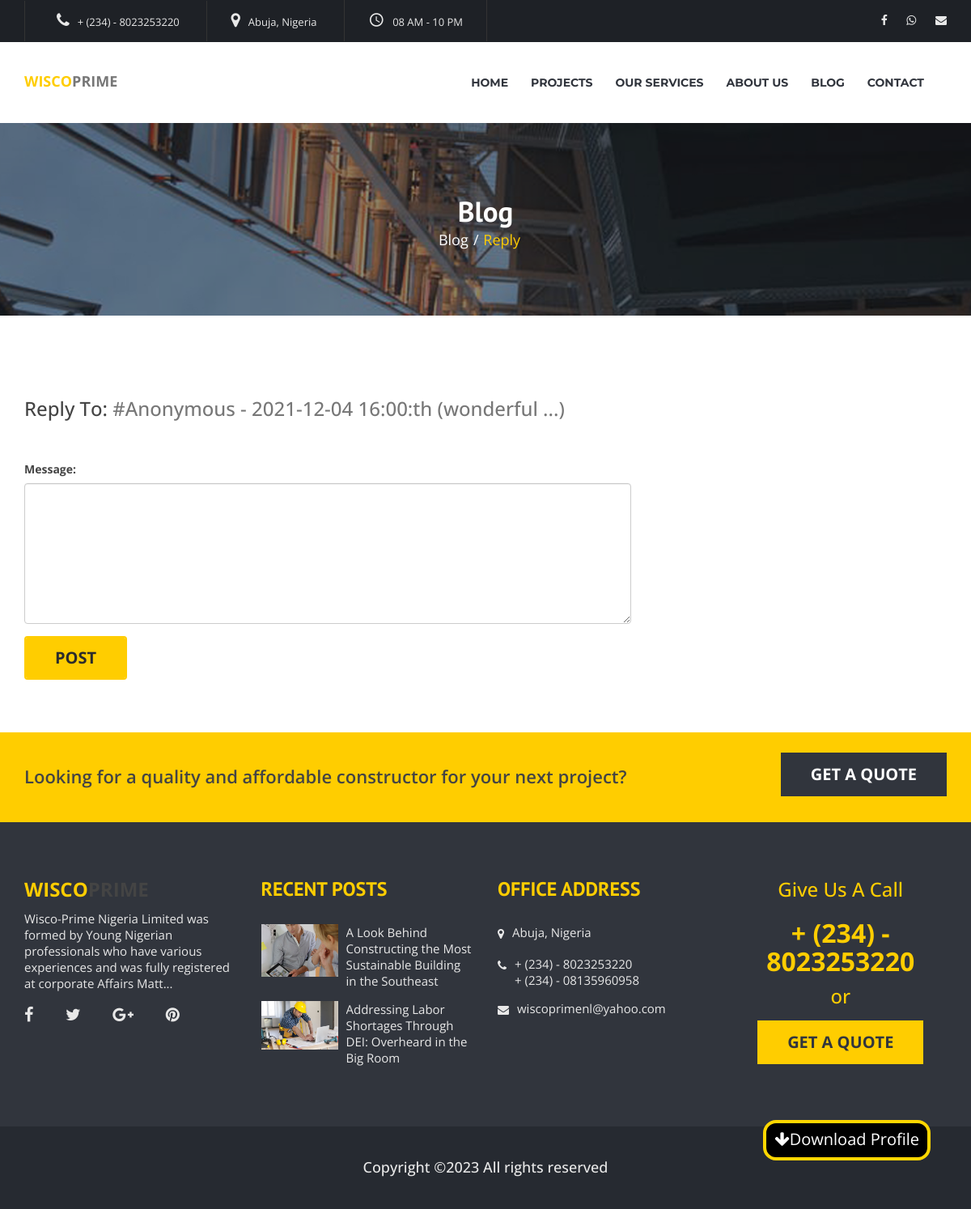
The app's page /blogpost/reply?m=6 with its own data.
### tables this page shows
CREATE TABLE `settings` (
  `id` int(11) UNSIGNED NOT NULL,
  `name` varchar(500) DEFAULT NULL,
  `value` text DEFAULT NULL
);

CREATE TABLE `blog_comments` (
  `id` int(11) UNSIGNED NOT NULL,
  `postid` int(11) NOT NULL,
  `author` int(11) DEFAULT NULL,
  `comment` text DEFAULT NULL,
  `date_posted` timestamp NOT NULL DEFAULT current_timestamp() ON UPDATE current_timestamp()
);

CREATE TABLE `blogposts` (
  `id` int(11) UNSIGNED NOT NULL,
  `title` varchar(500) NOT NULL DEFAULT '',
  `slug` varchar(500) DEFAULT NULL,
  `author` varchar(500) NOT NULL DEFAULT '',
  `cover` varchar(500) NOT NULL DEFAULT '',
  `thumb` varchar(500) DEFAULT NULL,
  `body` text DEFAULT NULL,
  `qoute` text DEFAULT NULL,
  `file` varchar(500) DEFAULT NULL,
  `tags` varchar(11) NOT NULL DEFAULT '',
  `views` int(11) NOT NULL DEFAULT 0,
  `date_posted` timestamp NOT NULL DEFAULT current_timestamp() ON UPDATE current_timestamp()
);

### core/func.basic.php (called while the page is built, shortened)
<?php
function connectDb() {
  global $db_user,$db_host,$db_pass, $database;
  $conn = mysqli_connect($db_host,$db_user,$db_pass,$database);
  return $conn;
}
function selectQuery($query, $options=null) {
  $result = mysqli_query(connectDb(), $query);
  if(!$options) {
      return $result;
  }
}
function getUserInfoById($userid, $info) {
    $query = selectQuery("SELECT * FROM members WHERE id = '$userid'");
    $row = mysqli_fetch_assoc($query);
    return $row[$info];
}

### blogpost/reply.php (the view, shortened to what this page needs)
<?php require_once "../core/init.php";
$query = selectQuery("SELECT * FROM blog_comments WHERE id = '{$_GET['m']}'");
while ($row=mysqli_fetch_assoc($query)) {
    $author = getUserInfoById($row['author'], "username") ?: 'Anonymous';
    $str = date_create($row['date_posted']);
    $date = $str->format("Y-m-d H:i:S");
    $message = substr($row['comment'], 0, 10).'...';
}
?>
<?php require_once "../includes/styles.php" ?>
<?php require_once "../includes/navbar.php" ?>
<section class="banner_area" style="background-image: url('<?php echo $GLOBALS['path'] ?>assets/img/banner/single-page-banner3.jpg')">
    <div class="container">
        <div class="banner_inner_text">
            <h4>Blog</h4>
            <ul>
                <li><a href="<?php echo $GLOBALS['path'] ?>blogpost">Blog</a></li>
                <li class="active"><a href="<?php echo $GLOBALS['path'] ?>blogpost">Reply</a></li>
            </ul>
        </div>
    </div>
</section>
<section class="reply_blog" style="padding: 50px 0px">
    <div class="container">
        <div class="alert alert-<?php echo isset($alert) ? $alert[0] : null ?>"><?php echo isset($alert) ? $alert[1] : null ?></div>
        <div class="row">
            <div class="col-md-12" style="margin-bottom: 50px">
                <h3>Reply To: <span class="text-muted"><?php echo "#$author - $date ($message)" ?></span></h3>
            </div>
            <div class="col-md-8">
                <form method="post" action="">
                    <div class="form-group">
                        <label for="">Message:</label>
                        <textarea required name="message" rows="8" class="form-control"></textarea>
                    </div>
                    <div class="form-group">
                        <button class="btn slider_btn" name="reply_btn" type="submit">POST</button>
                    </div>
                </form>
            </div>
        </div>
    </div>
</section>
<?php require_once "../includes/footer.php" ?>
<?php require_once "../includes/scripts.php" ?>

### includes/styles.php (shortened to what this page needs)
<!DOCTYPE html>
<html lang="en">
<head>
  <link rel="stylesheet" href="<?php echo $GLOBALS['path'] ?>assets/css/font-awesome.min.css">
  <link rel="stylesheet" href="<?php echo $GLOBALS['path'] ?>assets/css/materialdesignicons.min.css">
  <link rel="stylesheet" href="<?php echo $GLOBALS['path'] ?>assets/css/bootstrap.min.css">
  <link rel="stylesheet" href="<?php echo $GLOBALS['path'] ?>assets/vendors/revolution/css/settings.css">
  <link rel="stylesheet" href="<?php echo $GLOBALS['path'] ?>assets/vendors/revolution/css/layers.css">
  <link rel="stylesheet" href="<?php echo $GLOBALS['path'] ?>assets/vendors/revolution/css/navigation.css">
  <link rel="stylesheet" href="<?php echo $GLOBALS['path'] ?>assets/vendors/animate-css/animate.css">
  <link rel="stylesheet" href="<?php echo $GLOBALS['path'] ?>assets/vendors/owl-carousel/assets/owl.carousel.min.css">
  <link rel="stylesheet" href="<?php echo $GLOBALS['path'] ?>assets/css/style.css">
  <link rel="stylesheet" href="<?php echo $GLOBALS['path'] ?>assets/css/responsive.css">
</head>
<body>

### includes/navbar.php (shortened to what this page needs)
<?php $page = basename($_SERVER['REQUEST_URI'], '?'.$_SERVER['QUERY_STRING']);  ?>
<header class="main_header_area">
  <div class="header_top_area">
    <div class="container">
      <div class="pull-left">
        <?php $query = selectQuery("SELECT * FROM settings WHERE name = 'phone' LIMIT 1");
        while ($row = mysqli_fetch_assoc($query)) { ?>
        <a href=""><i class="fa fa-phone"></i><?php echo $row['value'] ?></a>
        <?php } ?>
        <?php $query = selectQuery("SELECT * FROM settings WHERE name = 'address'");
        while ($row = mysqli_fetch_assoc($query)) { ?>
        <a href=""><i class="fa fa-map-marker"></i><?php echo $row['value'] ?></a>
        <?php } ?>
        <?php $query = selectQuery("SELECT * FROM settings WHERE name = 'working_hours'");
        while ($row = mysqli_fetch_assoc($query)) { ?>
            <a href=""><i class="mdi mdi-clock"></i><?php echo $row['value'] ?></a>
        <?php } ?>
      </div>
      <div class="pull-right">
        <ul class="header_social">
          <li><a href=""><i class="fa fa-facebook"></i></a></li>
          <li><a href=""><i class="fa fa-whatsapp"></i></a></li>
          <li><a href=""><i class="fa fa-envelope"></i></a></li>
        </ul>
      </div>
    </div>
  </div>
  <div class="main_menu_area">
    <div class="container">
      <nav class="navbar navbar-default">
        <div class="navbar-header">
          <a href="<?php echo $GLOBALS['path'] ?>" class="navbar-brand"><strong><b class="text-theme">WISCO</b>PRIME</strong></a>
        </div>
        <div class="navbar-collapse collapse" id="main-header-menu" aria-expanded="false">
          <ul class="nav navbar-nav navbar-right">
            <li class="<?php echo $page == 'wiscoprimenl' ? 'active' : null ?>">
                <a href="<?php echo $GLOBALS['path'] ?>">Home</a>
            </li>
            <li class="<?php echo $page == 'projects' ? 'active' : null ?>">
                <a href="<?php echo $GLOBALS['path'] ?>projects">Projects</a>
            </li>
            <li class=""><a href="<?php echo $GLOBALS['path'] ?>#services">Our Services</a></li>
            <li class="<?php echo $page == 'about' ? 'active' : null ?>">
                <a href="<?php echo $GLOBALS['path'] ?>about">About Us</a>
            </li>
            <li class="<?php echo $page == 'blogpost' ? 'active' : null ?>">
                <a href="<?php echo $GLOBALS['path'] ?>blogpost">Blog</a>
            </li>
            <li class="<?php echo $page == 'contactus' ? 'active' : null ?>">
                <a href="<?php echo $GLOBALS['path'] ?>contactus">Contact</a>
            </li>
          </ul>
        </div>
      </nav>
    </div>
  </div>
</header>

### includes/footer.php
<?php $page = basename($_SERVER['REQUEST_URI'], '?'.$_SERVER['QUERY_STRING']);  ?>
<?php if (!in_array($page, array('projects', 'project-info')) && $page != 'wiscoprimenl') { ?>
<section class="get_quote_area yellow_get_quote">
    <div class="container">
        <div class="pull-left">
            <h4>Looking for a quality and affordable constructor for your next project?</h4>
        </div>
        <div class="pull-right">
            <a class="get_btn_black" href="contactus">GET A QUOTE</a>
        </div>
    </div>
</section>
<?php } else if ($page != 'wiscoprimenl') { ?>
<section class="get_quote_area project_contact">
    <div class="container">
        <div class="pull-left">
            <h3>Save Your Money </h3>
            <h4>Call us today or Contact us to get started your project.. </h4>
        </div>
        <div class="pull-right">
            <a class="get_btn_black" href="contactus">Contact Us</a>
        </div>
    </div>
</section>
<?php } ?>
<footer class="footer_area">
    <div class="footer_widgets_area">
        <div class="container">
            <div class="row footer_widgets_inner">
                <div class="col-md-3 col-sm-6">
                    <aside class="f_widget about_widget">
                        <h3 href="#"><strong><b class="text-theme">WISCO</b>PRIME</strong></h3>
                        <p><?php echo substr(mysqli_fetch_assoc(selectQuery("SELECT * FROM settings WHERE name = 'aboutus'"))['value'], 0, 150).'...' ?></p>
                        <ul>
                            <li><a href="#"><i class="fa fa-facebook"></i></a></li>
                            <li><a href="#"><i class="fa fa-twitter"></i></a></li>
                            <li><a href="#"><i class="fa fa-google-plus"></i></a></li>
                            <li><a href="#"><i class="fa fa-pinterest"></i></a></li>
                        </ul>
                    </aside>
                </div>
                <div class="col-md-3 col-sm-6">
                    <aside class="f_widget recent_widget">
                        <div class="f_w_title">
                            <h3>Recent Posts</h3>
                        </div>
                        <div class="recent_w_inner">
                            <?php
                            $query = selectQuery("SELECT * FROM blogposts ORDER BY date_posted DESC LIMIT 2");
                            while ($row=mysqli_fetch_assoc($query)) { ?>
                                <div class="media">
                                    <div class="media-left">
                                        <img src="<?php echo $GLOBALS['path'].$row['cover'] ?>" width="95px" alt="">
                                    </div>
                                    <div class="media-body">
                                        <a href="blogpost?m=<?php echo $row['slug'] ?>"><p><?php echo $row['title'] ?></p></a>
                                    </div>
                                </div>
                            <?php } ?>
                        </div>
                    </aside>
                </div>
                <div class="col-md-3 col-sm-6">
                    <aside class="f_widget address_widget">
                        <div class="f_w_title">
                            <h3>Office Address</h3>
                        </div>
                        <div class="address_w_inner">
                            <div class="media">
                                <div class="media-left">
                                    <i class="fa fa-map-marker"></i>
                                </div>
                                <div class="media-body">
                                    <?php $query = selectQuery("SELECT * FROM settings WHERE name = 'address'");
                                    while ($row = mysqli_fetch_assoc($query)) { ?>
                                        <p><?php echo $row['value'] ?></p>
                                    <?php } ?>
                                </div>
                            </div>
                            <div class="media">
                                <div class="media-left">
                                    <i class="fa fa-phone"></i>
                                </div>
                                <div class="media-body">
                                    <?php $query = selectQuery("SELECT * FROM settings WHERE name = 'phone' ");
                                    while ($row = mysqli_fetch_assoc($query)) { ?>
                                        <p><?php echo $row['value'] ?></p>
                                    <?php } ?>
                                </div>
                            </div>
                            <div class="media">
                                <div class="media-left">
                                    <i class="fa fa-envelope"></i>
                                </div>
                                <div class="media-body">
                                    <?php $query = selectQuery("SELECT * FROM settings WHERE name = 'mailto'");
                                    while ($row = mysqli_fetch_assoc($query)) { ?>
                                        <p><?php echo $row['value'] ?></p>
                                    <?php } ?>
                                </div>
                            </div>
                        </div>
                    </aside>
                </div>
                <div class="col-md-3 col-sm-6">
                    <aside class="f_widget give_us_widget">
                        <h5>Give Us A Call</h5>
                        <?php $query = selectQuery("SELECT * FROM settings WHERE name = 'phone' LIMIT 1");
                        while ($row = mysqli_fetch_assoc($query)) { ?>
                            <h4><?php echo $row['value'] ?></h4>
                        <?php } ?>
                        <h5>or</h5>
                        <a class="get_bg_btn" href="#">GET A QUOTE</a>
                    </aside>
                </div>
            </div>
        </div>
    </div>
    <div class="footer_copy_right">
        <div class="container">
            <h4>
                Copyright ©<script>document.write(new Date().getFullYear());</script> All rights reserved
            </h4>
        </div>
    </div>
</footer>
<a href="<?php echo $GLOBALS['path'] ?>assets/WISCOPRIME.pdf" target="_blank" rel="noreferrer" id="scroll-top" title="Back to Top" class="show">
    <i class="fa fa-arrow-down"></i>Download Profile
</a>

### includes/scripts.php (shortened to what this page needs)
</body>
</html>

### records on screen
settings: value "+ (234) - 8023253220"
settings: value "Abuja, Nigeria"
settings: value "08 AM - 10 PM"
blog_comments: date_posted "2021-12-04 16:00:th", comment "wonderful ..."
settings: value "Wisco-Prime Nigeria Limited was formed by Young Nigerian professionals who have various experiences and was fully registered at corporate Affairs Matt"
blogposts: cover (picture), title "A Look Behind Constructing the Most Sustainable Building in the Southeast"
blogposts: cover (picture), title "Addressing Labor Shortages Through DEI: Overheard in the Big Room"
settings: value "+ (234) - 08135960958"
settings: value "wiscoprimenl@yahoo.com"

### other values on screen
$author "Anonymous"
